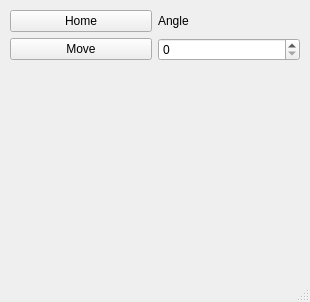
<?xml version="1.0" encoding="UTF-8"?>
<ui version="4.0">
 <class>FilterWheel</class>
 <widget class="QMainWindow" name="FilterWheel">
  <property name="geometry">
   <rect>
    <x>0</x>
    <y>0</y>
    <width>310</width>
    <height>302</height>
   </rect>
  </property>
  <property name="windowTitle">
   <string>MainWindow</string>
  </property>
  <widget class="QWidget" name="centralwidget">
   <layout class="QVBoxLayout" name="verticalLayout">
    <property name="leftMargin">
     <number>10</number>
    </property>
    <property name="topMargin">
     <number>10</number>
    </property>
    <property name="rightMargin">
     <number>10</number>
    </property>
    <item>
     <layout class="QGridLayout" name="gridLayout">
      <item row="1" column="1">
       <widget class="QSpinBox" name="spnbx_angle"/>
      </item>
      <item row="0" column="0">
       <widget class="QPushButton" name="btn_home">
        <property name="text">
         <string>Home</string>
        </property>
       </widget>
      </item>
      <item row="0" column="1">
       <widget class="QLabel" name="lbl_status">
        <property name="text">
         <string>Angle</string>
        </property>
       </widget>
      </item>
      <item row="1" column="0">
       <widget class="QPushButton" name="btn_move">
        <property name="text">
         <string>Move</string>
        </property>
       </widget>
      </item>
     </layout>
    </item>
    <item>
     <spacer name="verticalSpacer">
      <property name="orientation">
       <enum>Qt::Vertical</enum>
      </property>
      <property name="sizeHint" stdset="0">
       <size>
        <width>20</width>
        <height>40</height>
       </size>
      </property>
     </spacer>
    </item>
   </layout>
  </widget>
  <widget class="QMenuBar" name="menubar">
   <property name="geometry">
    <rect>
     <x>0</x>
     <y>0</y>
     <width>310</width>
     <height>21</height>
    </rect>
   </property>
  </widget>
  <widget class="QStatusBar" name="statusbar"/>
 </widget>
 <resources/>
 <connections/>
</ui>
